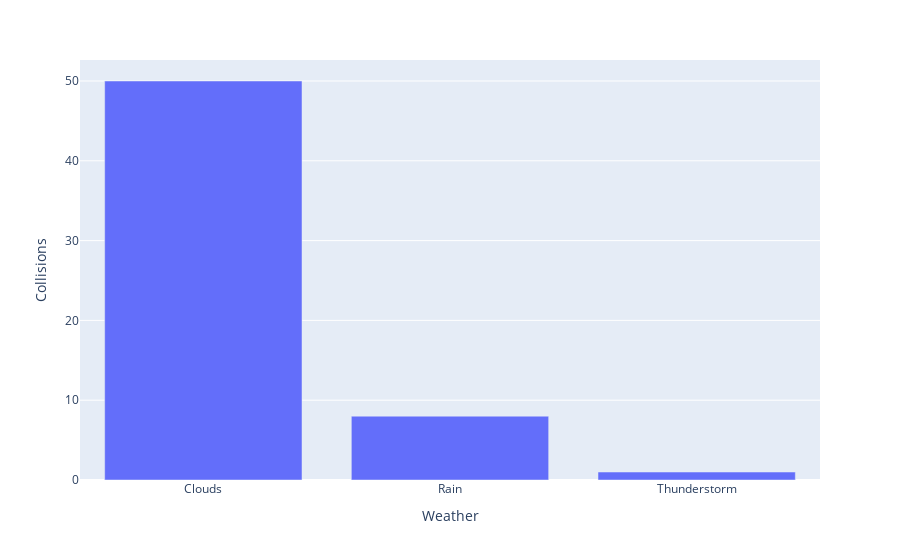

This figure's notebook cell:
### Code cell
fig6 = px.bar(weather_group_df, x='Weather', y='Collisions')
fig6.show()

### Figure 1 — Plotly figure (JSON) as saved in the notebook; plotly's stock layout.template omitted (floating-point values rounded to 4 significant figures)
{"data": [{"alignmentgroup": "True", "hoverlabel": {"namelength": 0}, "hovertemplate": "Weather=%{x}<br>Collisions=%{y}", "legendgroup": "", "marker": {"color": "#636efa"}, "name": "", "offsetgroup": "", "orientation": "v", "showlegend": false, "textposition": "auto", "type": "bar", "x": ["Clouds", "Rain", "Thunderstorm"], "xaxis": "x", "y": [50, 8, 1], "yaxis": "y"}], "layout": {"barmode": "relative", "legend": {"tracegroupgap": 0}, "margin": {"t": 60}, "xaxis": {"anchor": "y", "domain": [0, 1], "title": {"text": "Weather"}}, "yaxis": {"anchor": "x", "domain": [0, 1], "title": {"text": "Collisions"}}}}
